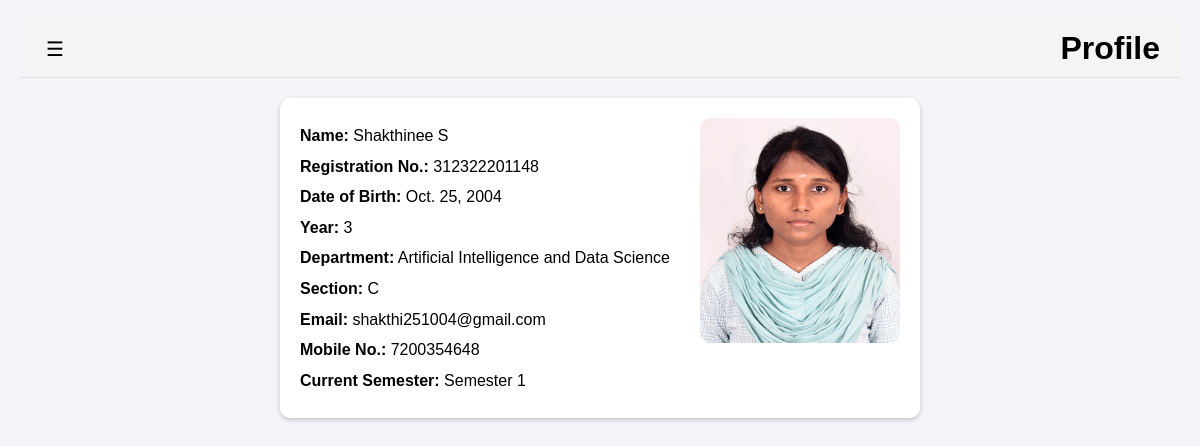
Screenshot of /lms/my/profile/ (signed in) with the database file from the repository.
### lms/models.py (models this page shows, shortened)
class Student(models.Model):
    reg_no = models.CharField(max_length=12, unique=True, null=True, blank=True, default=None)  # Registration Number
    user = models.OneToOneField(User, on_delete=models.CASCADE, null=True, blank=True, default=None)  # Link to Django User model
    name = models.CharField(max_length=100)
    dob = models.DateField()
    year = models.IntegerField()
    department = models.CharField(max_length=50)
    section = models.CharField(max_length=5)
    email = models.EmailField(unique=True)
    mobile_no = models.CharField(max_length=10)
    leave_taken = models.IntegerField(default=0)
    balance_leave = models.IntegerField(default=6)
    photo = models.ImageField(upload_to='photos/', blank=True, null=True)
    counsellor = models.ForeignKey("Counsellor", on_delete=models.SET_NULL, null=True, blank=True)
    current_semester = models.ForeignKey(Semester, on_delete=models.SET_NULL, null=True, blank=True)

class Semester(models.Model):
    SEMESTER_CHOICES = [
        (1, "Semester 1"),
        (2, "Semester 2"),
        (3, "Semester 3"),
        (4, "Semester 4"),
        (5, "Semester 5"),
        (6, "Semester 6"),
    ]
    name = models.IntegerField(choices=SEMESTER_CHOICES)
    start_date = models.DateField()
    end_date = models.DateField()
    year = models.IntegerField()  # Year of study (1st, 2nd, etc.)
    is_active = models.BooleanField(default=False)

### lms/views.py (the view)
# urls.py: path('my/profile/', views.my_profile, name='my_profile'),
@login_required
def my_profile(request):
    student = Student.objects.get(user=request.user)  # Assuming user is logged in
    semester = student.current_semester
    context = {'student': student, 'semester': semester,}
    return render(request, 'my_profile.html', context)

### templates/my_profile.html (shortened to what this page needs)
<!DOCTYPE html>
{% load static %}
<html lang="en">
<head>
    <link rel="stylesheet" href="{% static 'css/base.css' %}">
</head>
<body>
    <div id="wrapper">
        <div id="content">
            <header>
                <button id="sidebarToggle">&#9776;</button>
                <h1>Profile</h1>
            </header>
        </div>
    </div>
    <main>
        <div class="profile-container">
            {% if student.photo %}
                <div class="profile-image"><img src="{{ student.photo.url }}" alt="Student Photo"></div>
            {% else %}
                <div class="profile-image"><img src="{{ MEDIA_URL }}default.jpg" alt="Default Photo"></div>
            {% endif %}
            <p><span class="profile-label">Name:</span> {{ student.name }}</p>
            <p><span class="profile-label">Registration No.:</span> {{ student.reg_no }}</p>
            <p><span class="profile-label">Date of Birth:</span> {{ student.dob|date:"M. d, Y" }}</p>
            <p><span class="profile-label">Year:</span> {{ student.year }}</p>
            <p><span class="profile-label">Department:</span> {{ student.department }}</p>
            <p><span class="profile-label">Section:</span> {{ student.section }}</p>
            <p><span class="profile-label">Email:</span> {{ student.email }}</p>
            <p><span class="profile-label">Mobile No.:</span> {{ student.mobile_no }}</p>
            {% if semester %}
                <p><span class="profile-label">Current Semester:</span> {{ semester.get_name_display }}</p>
            {% else %}
                <p><span class="profile-label">Current Semester:</span> No active semester found.</p>
            {% endif %}
        </div>
    </main>
</body>
</html>

### static/css/base.css (style rules this page uses)
body { margin: 0; padding: 0; font-family: Arial, sans-serif; background-color: #f4f4f9; }
#wrapper { display: flex; }
#content { margin-left: 0; width: 100%; padding: 20px; transition: all 0.3s ease; }
#content header { display: flex; align-items: center; justify-content: space-between; background-color: #f4f4f4; padding: 10px 20px; border-bottom: 1px solid #ddd; }
#content header h1 { margin: 0; }
#content header button { font-size: 20px; background: none; border: none; cursor: pointer; }
.profile-container { background-color: white; border-radius: 10px; box-shadow: 0 2px 5px rgba(0, 0, 0, 0.2); padding: 20px; max-width: 600px; margin: auto; }
.profile-container img { float: right; width: 200px; height: 225px; border-radius: 5%; }
.profile-container p { margin: 5px 0; line-height: 1.6; }
.profile-label { font-weight: bold; }

### rows the page displays
Student: photo (picture), name "Shakthinee S", reg_no "312322201148", dob "Oct. 25, 2004", year "3", department "Artificial Intelligence and Data Science", section "C", email "shakthi251004@gmail.com", mobile_no "7200354648"
Semester: name "Semester 1"
